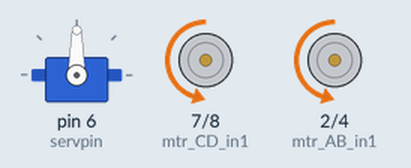
Recording of a sketch running on a simulated Arduino Uno, built with avr-gcc and run on an emulated ATmega328P. On the bench: servo, motor-driver pin pairs drawn as motors (green arrow = first pin HIGH = forward, orange = second pin HIGH = backward, longer = more drive, scaled by the enable pin).

Above: at 0.05 s.
At 1.25 s:
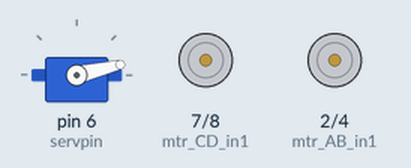
At 2.5 s:
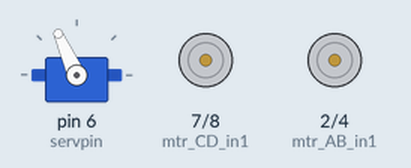
Timing chart, 0 to 5.8 s (numbered marks = the images above):
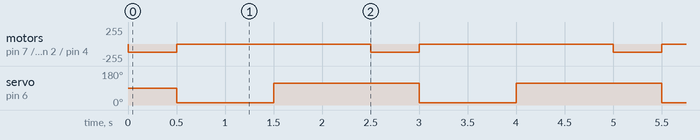

The sketch:

AURAMAN.ino
```cpp
#include<Servo.h>
Servo serv;

int servpin= 6;

int mtr_AB_en= 3;
int mtr_AB_in1= 2;
int mtr_AB_in2= 4;

int mtr_CD_en= 5;
int mtr_CD_in1= 7;
int mtr_CD_in2= 8;


void setup() {

  serv.attach(servpin);

  pinMode(mtr_AB_en,OUTPUT);
  pinMode(mtr_AB_in1,OUTPUT);
  pinMode(mtr_AB_in2,OUTPUT);

  pinMode(mtr_CD_en,OUTPUT);
  pinMode(mtr_CD_in1,OUTPUT);
  pinMode(mtr_CD_in2,OUTPUT);


}

void loop() {

  digitalWrite(mtr_AB_in1,LOW);
  digitalWrite(mtr_AB_in2,HIGH);
  analogWrite(mtr_AB_en,120);

  digitalWrite(mtr_CD_in1,LOW);
  digitalWrite(mtr_CD_in2,HIGH);
  analogWrite(mtr_CD_en,120);


  delay(500);


  digitalWrite(mtr_AB_in1,LOW);
  digitalWrite(mtr_AB_in2,LOW);

  digitalWrite(mtr_CD_in1,LOW);
  digitalWrite(mtr_CD_in2,LOW);

  serv.write(13);
    delay(1000);
  serv.write(114);
    delay(1000);


}
```

Measured:
- by itself, servo on pin 6 (servpin): alternates 114° for 1.5 s and 13° for 1.0 s
- by itself, motor on pin 7 (mtr_CD_in1) / pin 8 (mtr_CD_in2), motor on pin 2 (mtr_AB_in1) / pin 4 (mtr_AB_in2): alternates backward 120/255 for 0.50 s and stopped for 2.0 s
